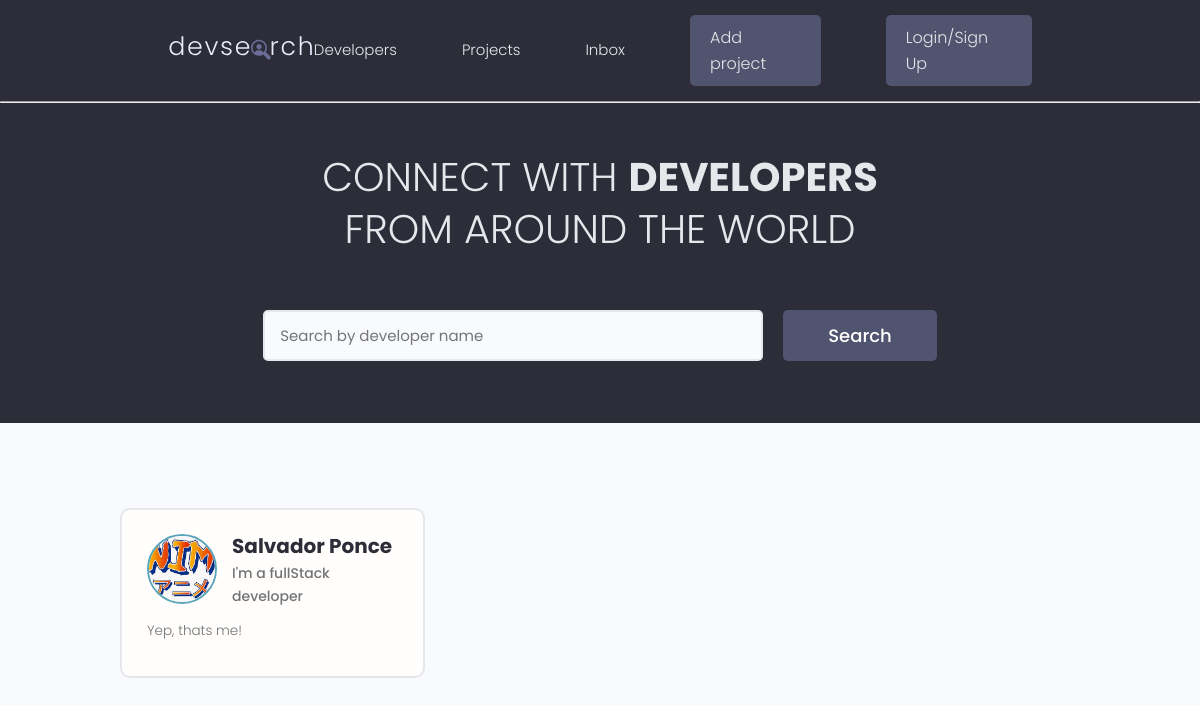
Before: / with the older database file.
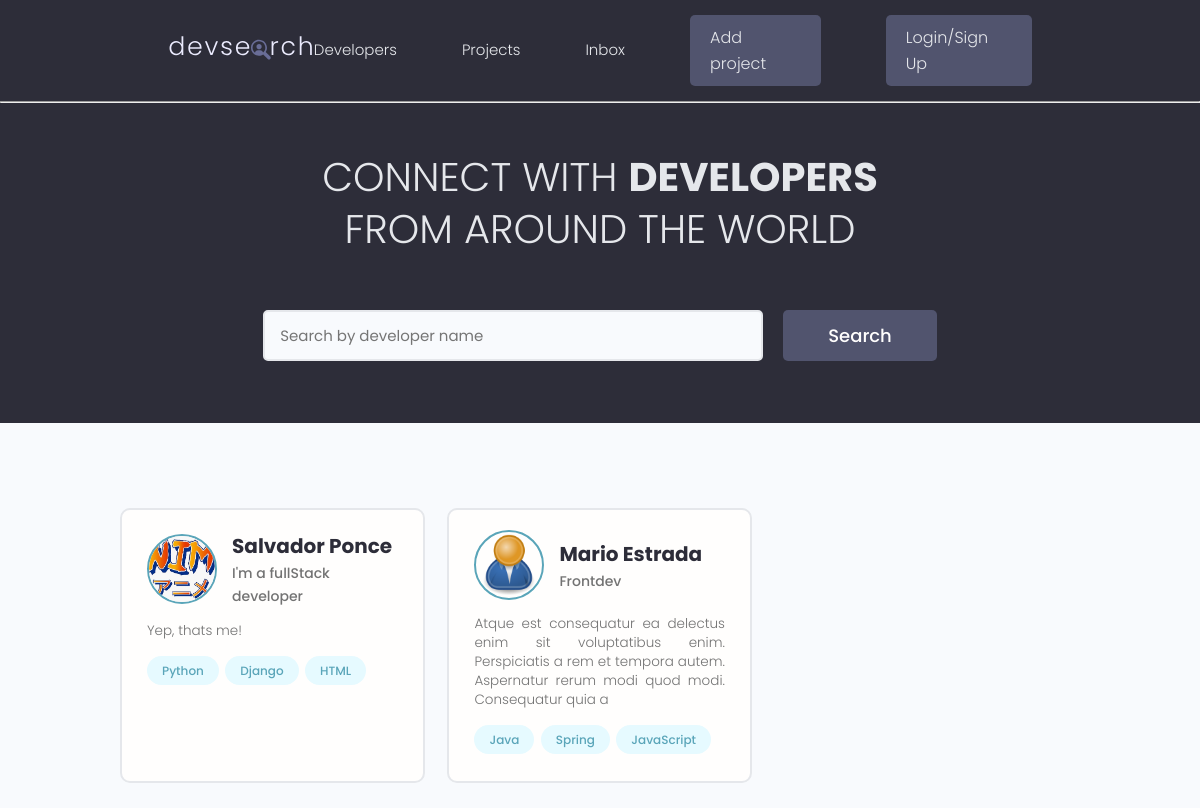
After: the same page with the newer database file.
### users/models.py (models this page shows, shortened)
class Profile(models.Model):
    user = models.OneToOneField(User, on_delete=models.CASCADE, null=True, blank=True)
    name = models.CharField(max_length=200, blank=True, null=True)
    email = models.EmailField(max_length=500, blank=True, null=True)
    username = models.CharField(max_length=200, blank=True, null=True)
    location = models.CharField(max_length=200, blank=True, null=True)
    short_intro = models.CharField(max_length=500, blank=True, null=True)
    bio = models.TextField(blank=True, null=True)
    profile_image = models.ImageField(blank=True, null=True, upload_to='profiles/', default='profiles/user-default.png')
    social_github = models.CharField(max_length=200, blank=True, null=True)
    social_x = models.CharField(max_length=200, blank=True, null=True)
    social_linkedin = models.CharField(max_length=200, blank=True, null=True)
    social_youtube = models.CharField(max_length=200, blank=True, null=True)
    social_website = models.CharField(max_length=200, blank=True, null=True)
    created = models.DateTimeField(auto_now_add=True)
    id = models.UUIDField(default=uuid.uuid4, unique=True, primary_key=True, editable=False)

class Skill(models.Model):
    owner = models.ForeignKey(Profile, on_delete=models.CASCADE, blank=True, null=True)
    name = models.CharField(max_length=50, blank=True, null=True)
    description = models.TextField(blank=True, null=True)
    created = models.DateTimeField(auto_now_add=True)
    id = models.UUIDField(default=uuid.uuid4, unique=True, primary_key=True, editable=False)
    def __str__(self):
        return str(self.name)

### users/views.py (the view)
# urls.py: path('', views.profiles , name = 'profiles')
def profiles(request):
    profiles = Profile.objects.all()
    return render(request, 'users/profiles.html', {'profiles': profiles})

### users/templates/users/profiles.html (shortened to what this page needs)
{% extends 'main.html' %}
{% block content %}
 <main class="home">
    <section class="hero-section text-center">
      <div class="container container--narrow">
        <div class="hero-section__box">
          <h2>CONNECT WITH <span>DEVELOPERS</span></h2>
          <h2>FROM AROUND THE WORLD</h2>
        </div>
        <div class="hero-section__search">
          <form class="form" action="#" method="get">
            <div class="form__field">
              <input class="input input--text" id="formInput#search" type="text" name="text"
                placeholder="Search by developer name" />
            </div>
            <input class="btn btn--sub btn--lg" type="submit" value="Search" />
          </form>
        </div>
      </div>
    </section>
    <section class="devlist">
      <div class="container">
        <div class="grid grid--three">
        {% for profile in profiles %}
          <div class="column card">
            <div class="dev">
              <a href="/profile.html" class="card__body">
                <div class="dev__profile">
                  <img class="avatar avatar--md" src={{profile.profile_image.url}} alt="image" />
                  <div class="dev__meta">
                    <h3>{{profile.name}}</h3>
                    <h5>{{profile.short_intro|slice:"50"}}</h5>
                  </div>
                </div>
                <p class="dev__info">
                  {{profile.bio|slice:"150"}}
                </p>
                <div class="dev__skills">
                {% for skill in profile.skill_set.all %}
                  <span class="tag tag--pill tag--main">
                    <small>{{skill}}</small>
                  </span>
                {% endfor %}
              </div>
              </a>
            </div>
          </div>
        {% endfor %}
        </div>
      </div>
    </section>
  </main>
{% endblock content %}

### templates/main.html (shortened to what this page needs)
<!DOCTYPE html>
{% load static %}
<html lang="en">
<head>
  <link rel="stylesheet" href="https://cdn.iconmonstr.com/1.3.0/css/iconmonstr-iconic-font.min.css" />
  <link rel="stylesheet" href="{% static 'uikit/styles/uikit.css' %}" />
  <link rel="stylesheet" href="{% static 'styles/app.css' %}" />
</head>
<body>
    {% include 'navbar.html' %}
    {% block content %}
    {% endblock content %}
</body>
</html>

### templates/navbar.html (shortened to what this page needs)
{% load static %}
  <header class="header">
    <div class="container container--narrow">
      <a href="{% url 'projects' %}" class="header__logo">
        <img src="{% static 'images/logo.svg' %}" alt="DevSearch Logo" />
      </a>
      <nav class="header__nav">
        <ul class="header__menu">
          <li class="header__menuItem"><a href="{% url 'profiles' %}">Developers</a></li>
          <li class="header__menuItem"><a href="{% url 'projects' %}">Projects</a></li>
          <li class="header__menuItem"><a href="">Inbox</a></li>
          <li class="header__menuItem"><a href="{% url 'create-project' %}" class="btn btn--sub">Add project</a></li>
          <li class="header__menuItem"><a href="" class="btn btn--sub">Login/Sign Up</a></li>
        </ul>
      </nav>
    </div>
  </header>
<hr>

### static/styles/app.css (style rules this page uses)
:root { --color-sub: #2d2d39; }
.btn--sub { background-color: var(--color-sub-light); }
.card { border: 2px solid var(--color-light); }
img { width: 100%; }
.header { position: sticky; z-index: 111; background-color: var(--color-sub); padding: 1.5rem 0; }
.header > .container { display: flex; justify-content: space-between; align-items: center; }
.header__logo > img { height: 3.8rem; }
.header__nav > ul { display: inline-flex; align-items: center; list-style: none; gap: 6.5rem; }
.header__menuItem > a { color: var(--color-light); font-weight: 300; }
.hero-section { height: 40vh; display: flex; align-items: center; background-color: var(--color-sub); }
.hero-section__box { margin-bottom: 4rem; }
.hero-section__box > h2, .hero-section__box > h2 > span { font-size: 4rem; color: var(--color-light); line-height: 1.3; text-transform: uppercase; }
.hero-section__box > h2 { font-weight: 300; }
.hero-section__box > h2 > span { font-weight: 700; }
.hero-section__search > .form { display: flex; align-items: center; justify-content: center; gap: 2rem; }
.hero-section__search > .form input.input--text { width: 50rem; }
.devlist { margin-top: 8rem; }
.devlist .grid { align-items: stretch; }
.devlist .dev .dev__profile { display: flex; align-items: center; gap: 1.5rem; }
.devlist .dev .dev__meta h3 { color: var(--color-sub); font-size: 2rem; font-weight: 700; }
.devlist .dev .dev__meta h5 { color: var(--color-text); font-size: 1.4rem; font-weight: 500; }
.devlist .dev .dev__info { margin: 1.5rem 0; font-size: 1.35rem; line-height: 1.4; text-align: justify; }

### static/uikit/styles/modules/_variables.css (style rules this page uses)
:root { --color-main: #5aa5b9; --color-main-light: #e6faff; --color-sub: #3f4156; --color-sub-light: #51546e; --color-sub-lighter: #ededfd; --color-text: #737373; --color-gray: #8b8b8b; --color-light: #e5e7eb; --color-light-gray: #767676; --color-bg: #f8fafd; --color-white: #fffefd; --color-white-light: #f3f3f3; --color-success: #359e64; --color-success-bg: #def8e8; --color-error: #fc4b0b; --color-error-bg: #fff2ee; --font-base: 'Poppins', arial, helvetica, 'Segoe UI', roboto, ubuntu, sans-serif; --font-monospace: 'Fira Code', 'Courier New', courier, monospace; --font-regular: 300; --font-medium: 500; --font-bold: 700; --generic-shadow: 1px 1px 5px #00000010; --generic-transition: all 0.3s ease-in-out; }

### static/uikit/styles/modules/_base.css (style rules this page uses)
* { margin: 0; padding: 0; box-sizing: border-box; text-rendering: optimizeLegibility; color: inherit; font-size: inherit; }
html { font-size: 50%; }
@media only screen and (min-width: 480px) { html { font-size: 56.25%; } }
@media only screen and (min-width: 1200px) { html { font-size: 62.5%; } }
body { line-height: 1.6; font-weight: 400; font-size: 1.5rem; color: var(--color-text); background-color: var(--color-bg); min-height: 100vh; }

### static/uikit/styles/modules/_typography.css (style rules this page uses)
* { font-family: var(--font-base); }
h2 { font-size: 3.6rem; font-weight: var(--font-bold); }
h3 { font-size: 3.2rem; font-weight: var(--font-medium); }
h5 { font-size: 2.4rem; font-weight: var(--font-medium); }
h5, h6 { font-weight: var(--font-regular); }
p, span, strong { font-size: 1.6rem; color: var(--color-text); font-weight: var(--font-regular); }
a { padding-bottom: 2px; text-decoration: none; display: inline-block; color: var(--color-main); font-weight: var(--font-medium); }

### static/uikit/styles/modules/_utilities.css (style rules this page uses)
.container { width: 92%; max-width: 165rem; margin: 0 auto; box-sizing: border-box; }
.container--narrow { width: 92%; max-width: 120rem; }
@media screen and (min-width: 1000px) { .container { width: 90%; } }
@media screen and (min-width: 1000px) { .container--narrow { width: 85%; } }
@media screen and (min-width: 1200px) { .container { width: 80%; } }
@media screen and (min-width: 1200px) { .container--narrow { width: 72%; } }
.text-center { text-align: center; }

### static/uikit/styles/modules/_avatar.css (style rules this page uses)
.avatar { border-radius: 50%; border: 2px solid var(--color-main); object-fit: cover; }
.avatar--md { height: 7rem; width: 7rem; }

### static/uikit/styles/modules/_button.css (style rules this page uses)
.btn { display: inline-block; position: relative; cursor: pointer; background-color: var(--color-light); font-weight: var(--font-medium); color: var(--color-sub); text-decoration: none; padding: 1rem 2rem; border-radius: 0.5rem; border: none; width: -webkit-fit-content; width: -moz-fit-content; width: fit-content; height: -webkit-fit-content; height: -moz-fit-content; height: fit-content; font-size: 1.6rem; outline-width: 0; outline-color: transparent; -webkit-backface-visibility: hidden; backface-visibility: hidden; transition: all 0.3s ease-in-out; }
.btn--sub { background-color: var(--color-sub); color: var(--color-white); }
.btn--lg { font-size: 1.8rem; padding: 1.2rem 4.5rem; }

Changed rows visible on the page:
added Skill: name "Python", shown under Profile "Salvador Ponce"
added Skill: name "Django", shown under Profile "Salvador Ponce"
added Skill: name "HTML", shown under Profile "Salvador Ponce"
added Profile: profile_image (placeholder picture), name "Mario Estrada", short_intro "Frontdev", bio "Atque est consequatur ea delectus enim sit voluptatibus enim. Perspiciatis a rem et tempora autem. Aspernatur rerum modi quod modi. Consequatur quia a"
added Skill: name "Java", shown under "Mario Estrada"
added Skill: name "Spring", shown under "Mario Estrada"
added Skill: name "JavaScript", shown under "Mario Estrada"
